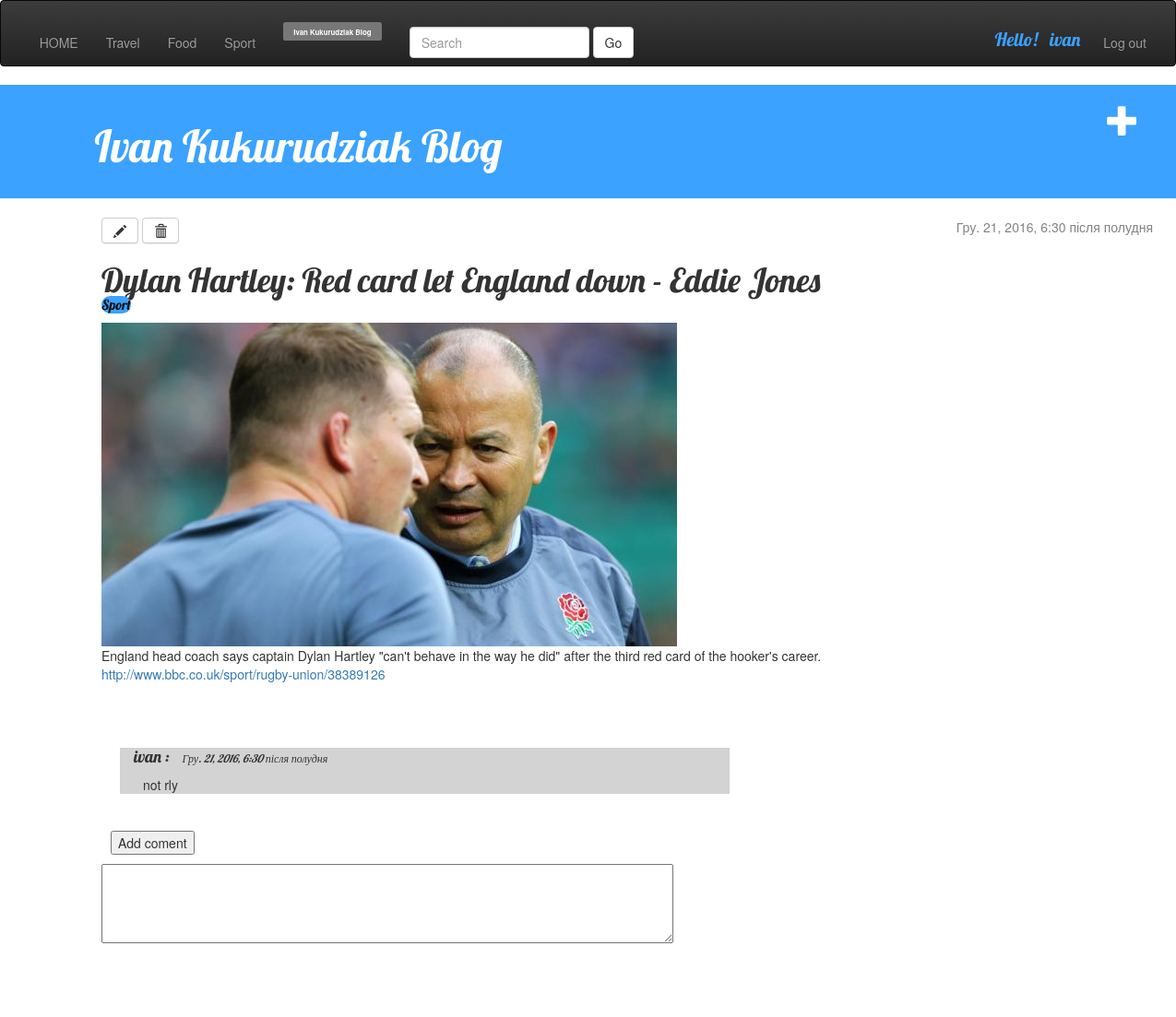
Page /post/69/ (signed in) on the committed database.
### blog/models.py (models this page shows, shortened)
class Post(models.Model):
    author = models.ForeignKey('auth.User')
    topic = models.CharField(choices=TOPIC_CHOICES,
                                     default='Travel', max_length=50)
    title = models.CharField(max_length= 200)
    post_img = models.ImageField(blank=True,null=True)
    text = models.TextField()
    created_date = models.DateTimeField(default=timezone.now())
    published_date = models.DateTimeField(blank=True,null=True)
    link = models.CharField(max_length=500, blank=True,null=True)

class Coment(models.Model):
    coment_to = models.ForeignKey("Post")
    author = models.ForeignKey('auth.User')
    coment_text = models.TextField()
    data = models.DateTimeField(default=timezone.now())

### blog/views.py (the view)
# urls.py: url(r'^post/(?P<pk>[0-9]+)/$', views.post_detail, name='post_detail'),
def post_detail(request, pk):
    post = get_object_or_404(Post, pk=pk)
    coments = Coment.objects.filter(coment_to=post)
    return render(request, 'blog/post_detail.html', {'post': post, 'coments':coments})

### blog/templates/blog/post_detail.html (shortened to what this page needs)
{% extends 'blog/base.html' %}
{% block content %}
<div class="content container">
    <div class="post">
        {% if post.published_date %}
            <div class="date">
                {{ post.published_date }}
            </div>
        {% endif %}
        {% if user.email == "ivankukurudziak@gmail.com" %}
            <a class="btn btn-default" href="{% url 'post_edit' pk=post.pk %}"><span class="glyphicon glyphicon-pencil"></span></a>
            <a class="btn btn-default" href="{% url 'post_dell' pk=post.pk %}"><span class="glyphicon glyphicon-trash"></span></span></a>
        {% endif %}
        <h1>{{ post.title }}
            <br><span class="label1" >
                {{ post.topic }}
            </span>
        </h1>
        {% if post.post_img %}
            <img src="{{ post.post_img.url }}"><br>
        {% endif %}
        <p>{{ post.text|linebreaksbr }}
            {% if post.link %}
            <br><a href="{{post.link}}" target="_blank">{{post.link}}</a></p>
            {% endif %}
    </div>
        {% for coment in coments %}
        <div class="coment">
            <h4>{{ coment.author }} : <i>{{ coment.data }}</i></h4>
            <p class="coment-text">{{ coment.coment_text }}</p>
         </div>
    {% endfor %}
    {% if user.is_authenticated %}
        <form method="post" action="{% url 'add_coment' pk=post.pk %}" id="add">
            <br><button type="submit" >Add coment</button>
        </form>
        <textarea name="coment_text" rows="4" cols="80" form="add"></textarea><br>
    {% endif %}
    </div><br><br><br><br>
{% endblock %}

### blog/templates/blog/base.html (shortened to what this page needs)
<!DOCTYPE html>
{% load static %}
<html lang="uk">
  <head>
    <link rel="stylesheet" href="//maxcdn.bootstrapcdn.com/bootstrap/3.2.0/css/bootstrap.min.css">
    <link rel="stylesheet" href="//maxcdn.bootstrapcdn.com/bootstrap/3.2.0/css/bootstrap-theme.min.css">
    <link rel="stylesheet" href="https://maxcdn.bootstrapcdn.com/bootstrap/3.3.7/css/bootstrap.min.css">
    <link rel="stylesheet" href="{% static 'css/blog.css' %}">
  </head>
<body>
    <nav class="navbar navbar-inverse">
  ...<div class="collapse navbar-collapse" id="bs-example-navbar-collapse-1">
      <ul class="nav navbar-nav">
        <li><a href="/home">&nbsp;&nbsp;&nbsp;HOME </a></li>
        <li><a href="/travel">Travel</a></li>
        <li><a href="/food">Food</a></li>
        <li><a href="/sport">Sport</a></li>
      </ul>
      <form class="navbar-form navbar-left">
          <span class="label label-default" ><a class="label label-default" href="https://vk.com/id_13081992" target="_blank" >Ivan Kukurudziak Blog</a></span>
      </form>
        <form action="/search" class="navbar-form navbar-left" method="get">
                <input type="text" name="q" class="form-control" placeholder="Search">
            <button type="submit" class="btn btn-default">Go</button>
        </form>
      <ul class="nav navbar-nav navbar-right">
        {% if user.is_authenticated %}>
            <li class="username">Hello!&nbsp;&nbsp;&nbsp;{{ user.username }}</li>
            <li><a href="/log_out">Log out&nbsp;&nbsp;</a></li>
        {% else %}
            <li><a href="/log_in">Log in</a></li>
            <li><a href="/sing_up">Sing up&nbsp;&nbsp;&nbsp;&nbsp;</a></li>
        {% endif %}
      </ul>
    </div>
        </nav>
    <div class="page-header" >
            {% if user.email == "ivankukurudziak@gmail.com" %}
                <a href="{% url 'post_new' %}" class="top-menu"><span class="glyphicon glyphicon-plus"></span></a>
            {% endif %}
        <h1><a href="/home">&nbsp;&nbsp;&nbsp;&nbsp;&nbsp;&nbsp;Ivan Kukurudziak Blog</a></h1>
    </div>
    <div class="content container">
        <div class="row">
            <div class="col-md-8">
            {% block content %}
            {% endblock %}
            </div>
        </div>
    </div>
</body>
</html>

### blog/static/css/blog.css (style rules this page uses)
.page-header { background-color: #3ba2ff; margin-top: 0; padding: 20px 20px 20px 40px; }
.page-header h1, .page-header h1 a, .page-header h1 a:visited, .page-header h1 a:active { color: #ffffff; font-size: 36pt; text-decoration: none; }
.content { margin-left: 40px; }
.username { font-size: 20px; font-family: 'Lobster'; color: #3ba2ff; padding: 8px 10px 10px 8px; }
h1, h2, h3, h4 { font-family: 'Lobster', cursive; }
h4 { font-family: 'Lobster', cursive; margin-left: 15px; }
.date { float: right; color: #828282; }
.coment { background-color: lightgrey; width: 58%; hyphens: auto; table-layout: auto; margin: 20px; }
.coment-text { margin-left: 25px; margin-right: 10px; margin-bottom: 10px; }
i { font-size: 12; margin-left: 10px; }
.top-menu, .top-menu:hover, .top-menu:visited { color: #ffffff; float: right; font-size: 26pt; margin-right: 20px; }
.post { margin-bottom: 70px; }
form { margin: 10px; }

### blog/templates/blog/post_detail.html (style rules this page uses)
.label1 { border-radius: 10px; font-family: 'Lobster'; font-size: 15px; color: #080808; background: #3ba2ff; }

### rows in the picture
Post: published_date "Гру. 21, 2016, 6:30 після полудня", title "Dylan Hartley: Red card let England down - Eddie Jones", topic "Sport", post_img (picture), text "England head coach says captain Dylan Hartley \"can't behave in the way he did\" after the third red card of the hooker's career.", link "http://www.bbc.co.uk/sport/rugby-union/38389126"
Coment: author "ivan", data "Гру. 21, 2016, 6:30 після полудня", coment_text "not rly"

### other values in the picture
{{ user.username }} "ivan"
